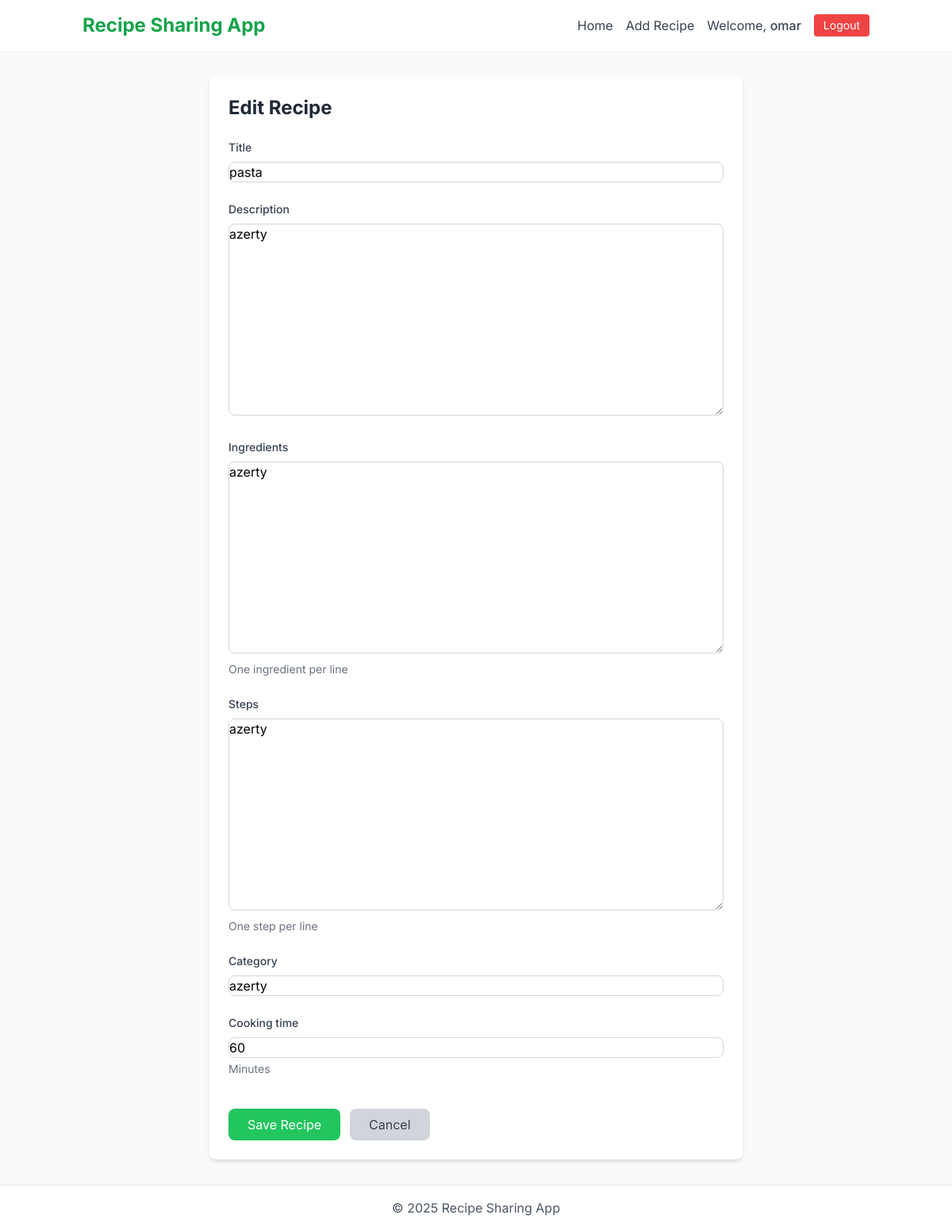
/1/edit/ (signed in), run on the app's committed database.
### recipes/models.py (models this page shows, shortened)
class Recipe(models.Model):
    title = models.CharField(max_length=255)
    description = models.TextField(blank=True)
    ingredients = models.TextField(help_text="One ingredient per line")
    steps = models.TextField(help_text="One step per line")
    category = models.CharField(max_length=100, blank=True)
    cooking_time = models.PositiveIntegerField(
        null=True, blank=True, help_text="Minutes"
    )
    author = models.ForeignKey(User, on_delete=models.CASCADE, related_name="recipes")
    created_at = models.DateTimeField(auto_now_add=True)
    updated_at = models.DateTimeField(auto_now=True)

### recipes/views.py (the view)
# urls.py: path("<int:pk>/edit/", views.recipe_edit, name="edit"),
@login_required
def recipe_edit(request, pk):
    recipe = get_object_or_404(Recipe, pk=pk)
    if recipe.author != request.user:
        return redirect("recipes:detail", pk=pk)  # prevent editing others' recipes
    if request.method == "POST":
        form = RecipeForm(request.POST, instance=recipe)
        if form.is_valid():
            form.save()
            return redirect("recipes:detail", pk=recipe.pk)
    else:
        form = RecipeForm(instance=recipe)
    return render(request, "recipes/recipe_form.html", {"form": form, "recipe": recipe})

### recipes/views.py
class RecipeForm(forms.ModelForm):
    class Meta:
        model = Recipe
        fields = [
            "title",
            "description",
            "ingredients",
            "steps",
            "category",
            "cooking_time",
        ]

### templates/recipes/recipe_form.html (shortened to what this page needs)
{% extends "base.html" %}
{% block content %}
<div class="max-w-2xl mx-auto bg-white rounded-lg shadow-md overflow-hidden">
    <div class="p-6">
        <h1 class="text-2xl font-bold text-gray-800 mb-6">{% if form.instance.pk %}Edit Recipe{% else %}Add Recipe{% endif %}</h1>
        <form method="post" class="space-y-6">
            {% for field in form %}
                <div>
                    <label for="{{ field.id_for_label }}" class="block text-sm font-medium text-gray-700 mb-2">
                        {{ field.label }}
                    </label>
                    {{ field }}
                    {% if field.help_text %}
                        <p class="text-sm text-gray-500 mt-1">{{ field.help_text }}</p>
                    {% endif %}
                </div>
            {% endfor %}
            <div class="flex gap-3 pt-4">
                <button type="submit" class="bg-green-500 hover:bg-green-600 text-white px-6 py-2 rounded-lg transition-colors">
                    Save Recipe
                </button>
                <a href="{% if form.instance.pk %}{% url 'recipes:detail' form.instance.pk %}{% else %}{% url 'recipes:list' %}{% endif %}"
                   class="bg-gray-300 hover:bg-gray-400 text-gray-700 px-6 py-2 rounded-lg transition-colors">
                    Cancel
                </a>
            </div>
        </form>
    </div>
</div>
{% endblock %}

### templates/base.html (shortened to what this page needs)
{% load static %}
<!DOCTYPE html>
<html lang="en">
<head>
    <script src="https://cdn.tailwindcss.com"></script>
    <link rel="stylesheet" href="{% static 'css/mystyles.css' %}">
</head>
<body class="bg-gray-50 min-h-screen flex flex-col">
    <header class="bg-white shadow-sm">
        <div class="container mx-auto px-4 py-4">
            <div class="flex flex-col md:flex-row md:items-center md:justify-between">
                <h1 class="text-2xl font-bold text-green-600 mb-4 md:mb-0">Recipe Sharing App</h1>
                <nav class="flex flex-wrap items-center gap-4">
                    <a href="{% url 'recipes:list' %}" class="text-gray-700 hover:text-green-600 transition-colors">Home</a>
                    <a href="{% url 'recipes:create' %}" class="text-gray-700 hover:text-green-600 transition-colors">Add Recipe</a>
                    {% if user.is_authenticated %}
                        <span class="text-gray-700">Welcome, <span class="font-medium">{{ user.username }}</span></span>
                        <form action="{% url 'logout' %}" method="post" class="inline">
                            <button type="submit" class="bg-red-500 hover:bg-red-600 text-white px-3 py-1 rounded text-sm transition-colors">Logout</button>
                        </form>
                    {% else %}
                        <a href="{% url 'login' %}" class="text-gray-700 hover:text-green-600 transition-colors">Login</a>
                        <a href="{% url 'users:signup' %}" class="bg-green-500 hover:bg-green-600 text-white px-3 py-1 rounded transition-colors">Sign Up</a>
                    {% endif %}
                </nav>
            </div>
        </div>
    </header>
    <main class="flex-grow container mx-auto px-4 py-8">
        {% block content %}{% endblock %}
    </main>
    <footer class="bg-white border-t mt-auto">
        <div class="container mx-auto px-4 py-4 text-center text-gray-600">
            <p>&copy; 2025 Recipe Sharing App</p>
        </div>
    </footer>
</body>
</html>

### static/css/mystyles.css (style rules this page uses)
body { font-family: 'Inter', sans-serif; }
input, textarea, select { width: 100%; padding: 0.75rem; border: 1px solid #d1d5db; border-radius: 0.5rem; font-size: 0.875rem; transition: all 0.2s; }

### data on the page
Recipe: form "pasta" "azerty" "azerty" "azerty" "azerty" "60"

### other printed values
{{ user.username }} "omar"
{{ field.label }} "Title" "Description" "Ingredients" "Steps" "Category" "Cooking time"
{{ field.help_text }} "One ingredient per line" "One step per line" "Minutes"
